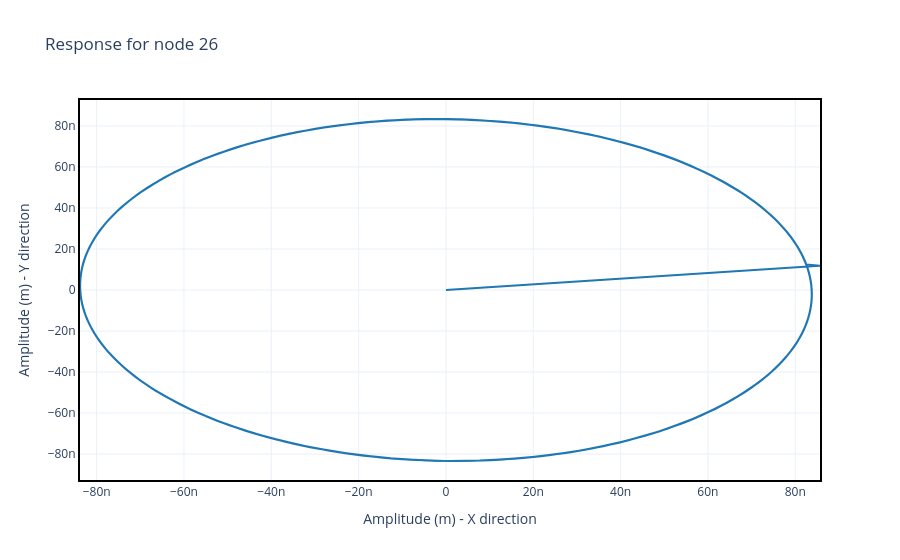

Notebook source saved alongside this figure:
### Markdown cell above
#### Ploting orbit response for a single node

### Code cell
node = 26
response3.plot_2d(node=node)

### Figure 1 — Plotly figure (JSON) as saved in the notebook; plotly's stock layout.template omitted (floating-point values rounded to 4 significant figures; data arrays with more than 128 entries replaced by an {"elided": "..."} marker saying what was removed)
{"data": [{"hovertemplate": "X - Amplitude (m): %{x:.2e}<br>Y - Amplitude (m): %{y:.2e}", "legendgroup": "Orbit", "mode": "lines", "name": "Orbit", "showlegend": false, "type": "scatter", "x": {"elided": "1001 float values"}, "y": {"elided": "1001 float values"}}], "layout": {"title": {"text": "Response for node 26"}, "xaxis": {"title": {"text": "Amplitude (m) - X direction"}}, "yaxis": {"title": {"text": "Amplitude (m) - Y direction"}}}}
